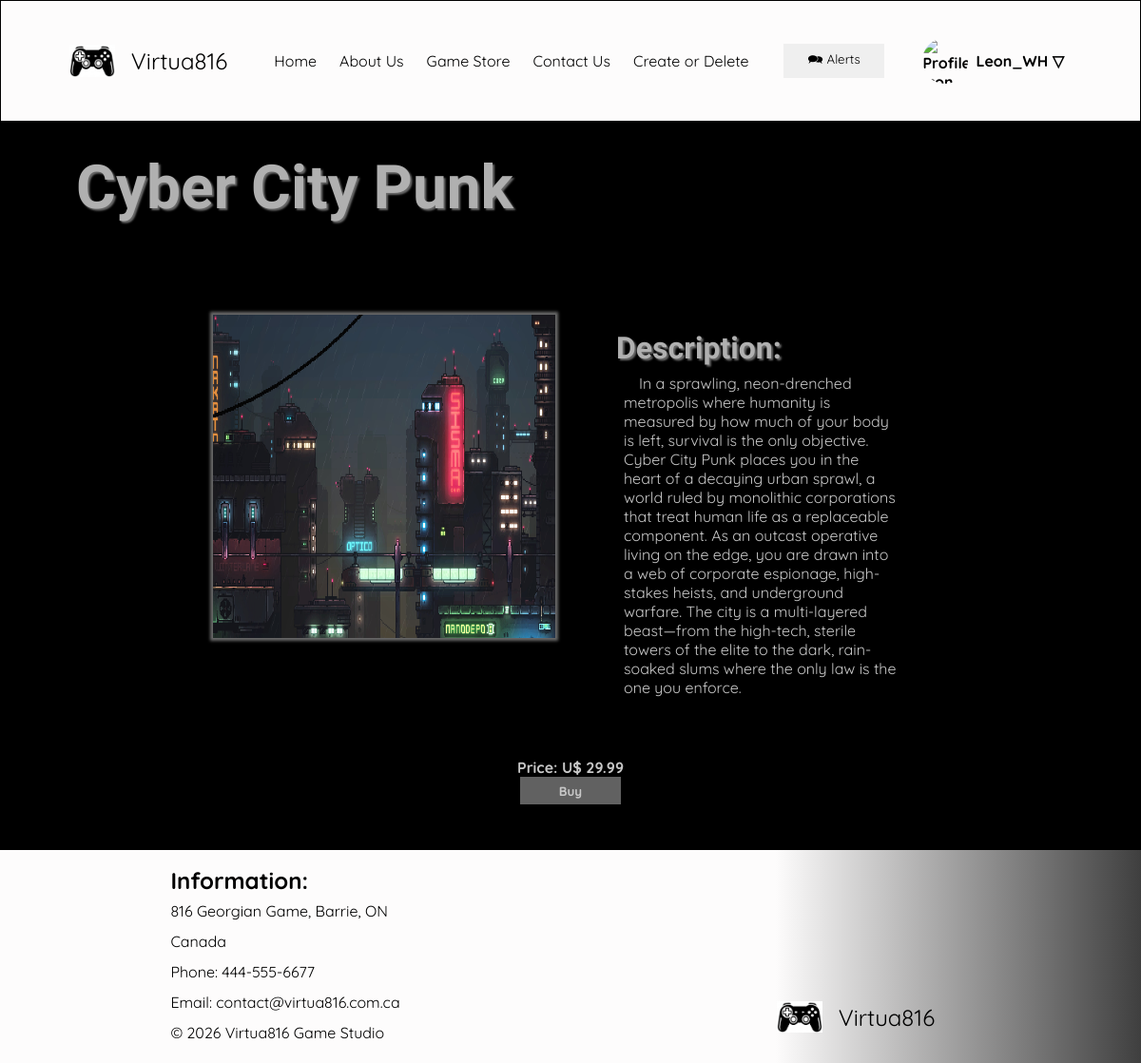
The app's page /index.php?page=productPage&id=2 with its own data.
### tables this page shows
CREATE TABLE IF NOT EXISTS product_final_project (
    product_id INT AUTO_INCREMENT PRIMARY KEY,
    product_name VARCHAR(255) NOT NULL,
    short_description VARCHAR(255) NOT NULL,
    full_description TEXT NOT NULL,
    product_price FLOAT NOT NULL,
    product_image VARCHAR(255) NOT NULL,
    quantity_in_stock INT NOT NULL
);

### index.php (called while the page is built, shortened)
<?php
    require_once "./classes/Products.php";
    $database = new Database(DB_HOST, DB_NAME, DB_USER, DB_PASS);
    $productObject = new Products($database);
    $productId = isset($_GET['id']) ? (int)$_GET['id'] : 0;
    $product = $productObject->getSingleProduct($productId);
    require "./templates/header.php";
       $page = isset($_GET['page']) ? $_GET['page'] : 'shopPage';
       require $page . ".php";
    require "./templates/footer.php";
?>

### classes/Products.php (called while the page is built, shortened)
<?php
    class Products{
        private $db;
        public function __construct(Database $db){
            $this->db = $db;
        }
        public function getSingleProduct($product_id){
             try{
                $conn = $this->db->connect();
                $stmt = $conn->prepare("SELECT product_id, product_name, short_description, full_description, product_price, product_image, quantity_in_stock FROM product_final_project WHERE product_id = :product_id");
                $stmt->execute([':product_id' => $product_id]);
                $result = $stmt->fetch(PDO::FETCH_OBJ);
                return $result ? $result : null;
            }
            catch(PDOException $error){
                throw new Exception("Product error: " . $error->getMessage());
            }
        }
    }
?>

### productPage.php (the view)
<h1 class="title-general"><?php echo $product->product_name; ?></h1>
<main class="product-detail" id="product-detail">
    <article class="product-detail-card">
        <div class="product-detail-image">
            <img src="<?php echo $product->product_image; ?>" alt="<?php echo $product->product_name; ?>">
        </div>
        <div class="product-detail-description">
        <h2 class="subTitle">Description:</h2>
        <p class="product-detail-paragraph">
           <?php echo $product->full_description; ?>
        </p>
        </div>
    </article>
    <div class="product-detail-price">
        <p>Price: <?php echo "U$ " . number_format($product->product_price, 2, '.', ''); ?><p>
        <button class="product-card-btn" type="button">Buy</button>
    </div>
</main>

### css/style.css (style rules this page uses)
:root { --font-Quicksand:"Quicksand", sans-serif; --font-SmoochSans: "Smooch Sans", sans-serif; --primary-background-color: #000000; --primary-color: #fdfcfc; --secondary-color: #3f3f3f; --secondary-color-variation: #6a6a6a; --primary-font-color: #c7c7c7; --title-font-color: #b0b0b0; --secondary-font-color: #000000; --hover-effetct-color: #9b9b9b; --active-effect-color: #c4c4c4; --anchor-font-color: #8c9dff; --btn-color: #616161; }
* { margin: 0; padding: 0; box-sizing: border-box; font-family:var(--font-Quicksand); }
body { background: var(--primary-background-color); }
main { display: flex; flex-direction: row; justify-content:space-around; background: var(--primary-background-color); color: var(--primary-font-color); }
.title-general { display: block; font-family: var(--font-SmoochSans); color: var(--title-font-color); text-shadow: 2px 2px 2px var(--secondary-color-variation); margin: 2rem 2rem 2rem 5rem; font-size: clamp(4rem, 5vw, 6rem); font-weight: bold; }
.subTitle { font-family: var(--font-SmoochSans); color: var(--title-font-color); text-shadow: 2px 2px 2px var(--secondary-color-variation); margin: 1rem 1rem 0.5rem 1rem; font-size: clamp(1.2rem, 5vw, 2rem); font-weight: bold; }
.product-card-btn { display: flex; justify-self: center; justify-content: center; padding: 0.5em; width: 8em; border: none; transition: all 0.2s ease; background: var(--btn-color); color: var(--primary-font-color); font-weight: bold; }
.product-detail { display: grid; grid-template-columns: 1fr; align-items: center; justify-items: center; padding: 2rem; }
.product-detail-card { display: grid; grid-template-columns: repeat(2, 1fr); justify-content: center; padding: 2rem; }
.product-detail-image { width: clamp(260px, 30vw, 520px); height: clamp(160px, 30vw, 340px); overflow: hidden; box-shadow: 0px 0px 3px 3px var(--secondary-color-variation); margin-right: 1rem; }
.product-detail-image img { width: 100%; height: 100%; justify-self: center; }
.product-detail-description { text-indent: 1rem; padding: 0rem 1rem 1rem 1rem; width: clamp(30ch, 30vw, 60ch); }
.product-detail-paragraph { margin-left: 2.5rem; }
.product-detail-price { font-weight: bold; padding: 1rem; }

### records on screen
product_final_project: product_name "Cyber City Punk", product_image (picture), full_description "In a sprawling, neon-drenched metropolis where humanity is measured by how much of your body is left, survival is the only objective. Cyber City Punk places you in the heart of a decaying urban sprawl, a world ruled by monolithic corporations that treat human life as a replaceable component. As an outcast operative living on the edge, you are drawn into a web of corporate espionage, high-stakes heists, and underground warfare. The city is a multi-layered beast—from the high-tech, sterile towers of the elite to the dark, rain-soaked slums where the only law is the one you enforce.", product_price "29.99"
